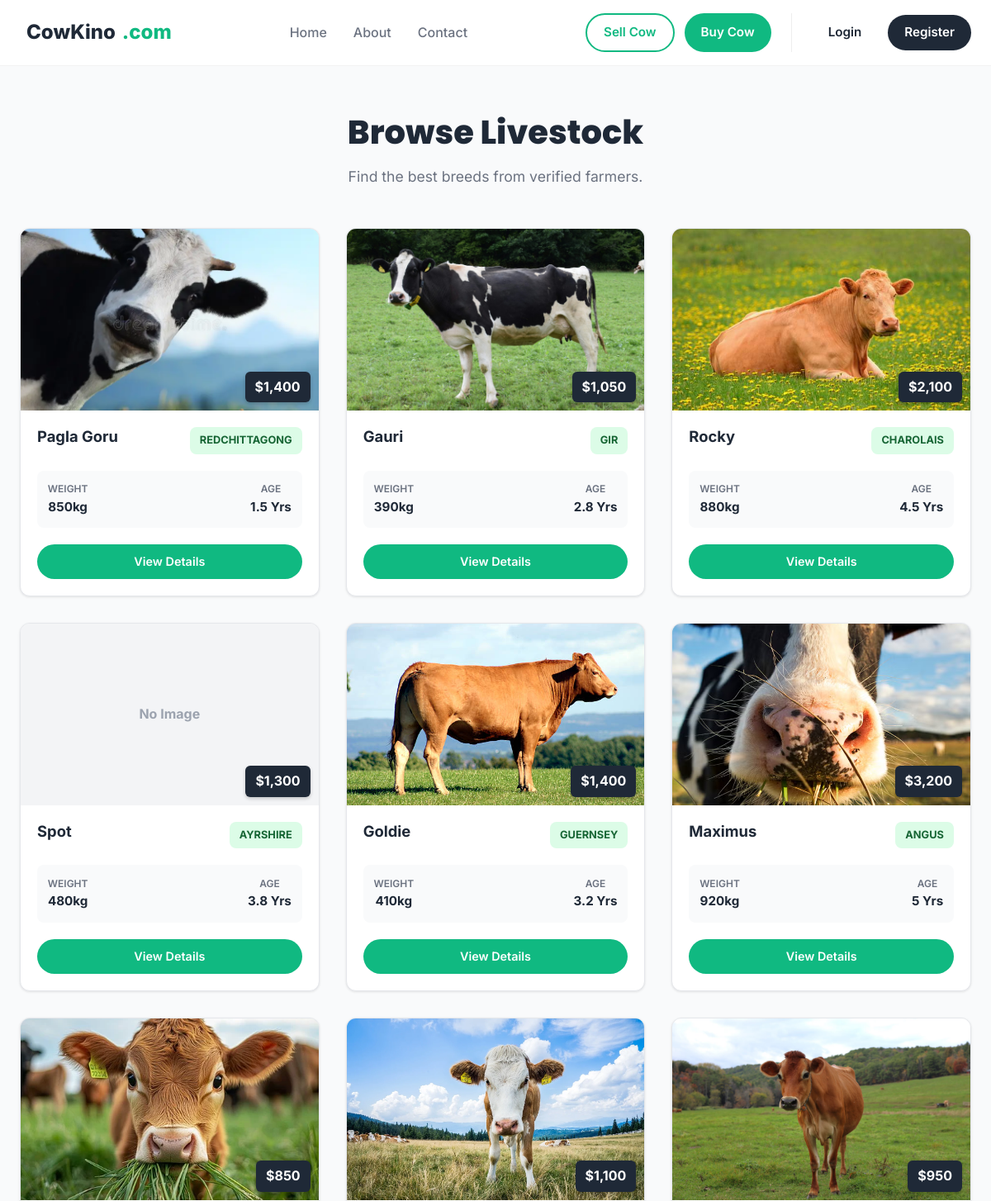
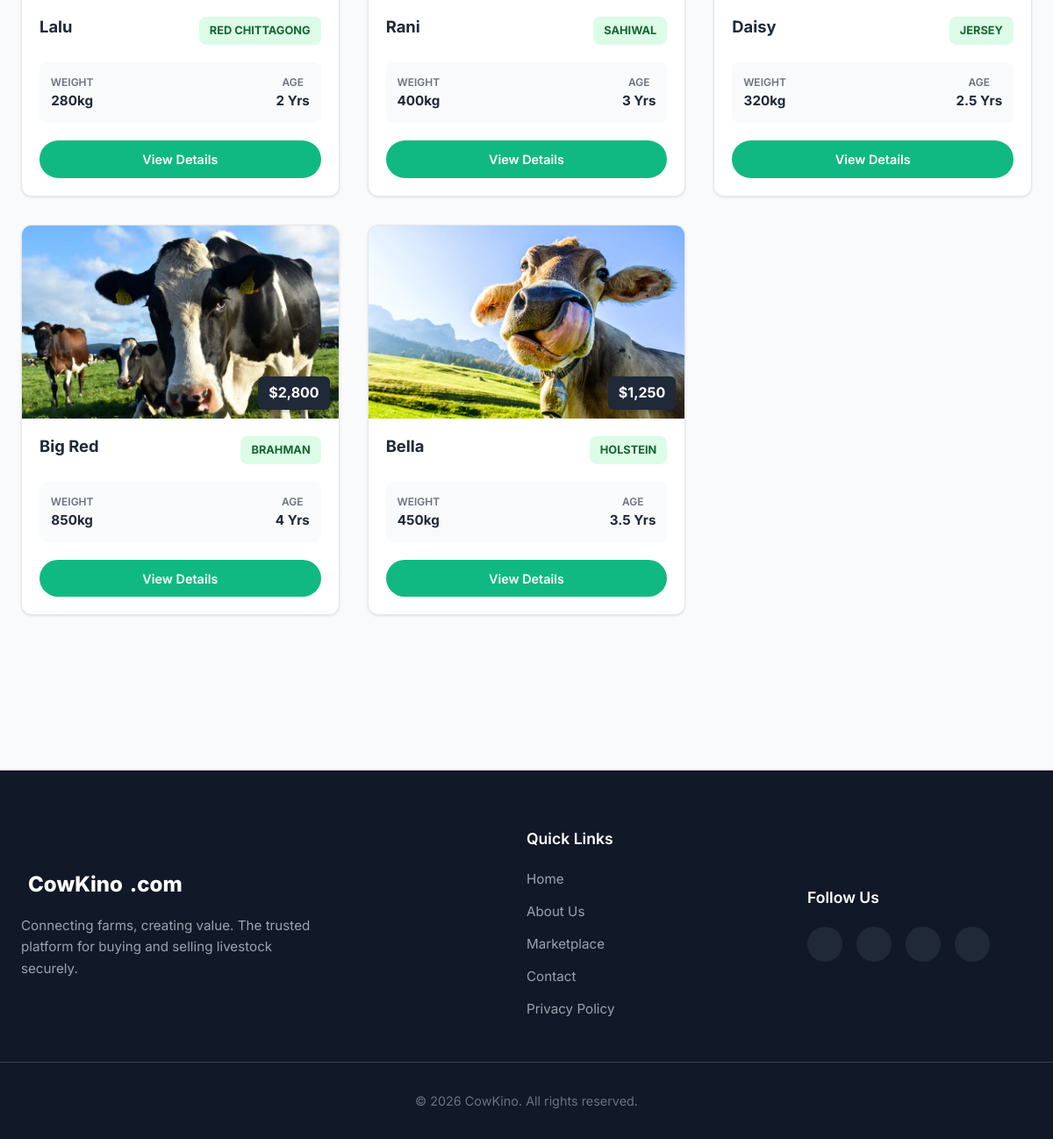
/view/buy.php, run on the app's committed database (2 pictures, top to bottom).
### tables this page shows
CREATE TABLE `cows` (
  `name` varchar(20) NOT NULL,
  `id` int(11) NOT NULL,
  `price` int(20) NOT NULL,
  `breed` varchar(20) NOT NULL,
  `age` float NOT NULL,
  `weight` int(5) NOT NULL,
  `photo_url` varchar(150) NOT NULL,
  `description` varchar(500) NOT NULL
);

### model/cows.php (called while the page is built, shortened)
<?php
require_once __DIR__ . '/DataBase.php';
function GetAllCows()
{
    global $conn;
    $sql = "SELECT * FROM cows ORDER BY id DESC";
    $result = mysqli_query($conn, $sql);
    $cows = [];
    if (mysqli_num_rows($result) > 0) {
        while ($row = mysqli_fetch_assoc($result)) {
            $cows[] = $row;
        }
    }
    return $cows;
}

### view/buy.php (the view, shortened to what this page needs)
<?php
require_once '../model/cows.php';
$allCows = GetAllCows();
?>
<!DOCTYPE html>
<html lang="en">
<head>
    <link rel="stylesheet" href="../Asset/style/style.css" />
</head>
<body>
    <?php include "./header.php"; ?>
    <main class="market-section">
        <div class="container">
            <div class="market-header">
                <h1>Browse Livestock</h1>
                <p>Find the best breeds from verified farmers.</p>
            </div>
            <div class="cow-grid">
                <?php if (count($allCows) > 0): ?>
                    <?php foreach ($allCows as $cow): ?>
                        <article class="cow-card">
                            <div class="card-image">
                                <span class="tag-price">$<?php echo number_format($cow['price']); ?></span>
                                <img src="../upload/<?php echo htmlspecialchars($cow['photo_url']); ?>"
                                    alt="<?php echo htmlspecialchars($cow['name']); ?>"
                                    style="object-fit: cover; background-color: #e5e7eb;"
                                    onerror="this.style.display='none'; this.nextElementSibling.style.display='flex'">
                                <div class="fallback-placeholder" style="display:none; width:100%; height:100%; background:#f3f4f6; align-items:center; justify-content:center; color:#9ca3af; font-weight:bold;">
                                    No Image
                                </div>
                            </div>
                            <div class="card-body">
                                <div class="card-top">
                                    <h3><?php echo htmlspecialchars($cow['name']); ?></h3>
                                    <span class="breed-tag"><?php echo htmlspecialchars($cow['breed']); ?></span>
                                </div>
                                <div class="stats-row">
                                    <div class="stat">
                                        <span class="label">Weight</span>
                                        <span class="value"><?php echo htmlspecialchars($cow['weight']); ?>kg</span>
                                    </div>
                                    <div class="stat">
                                        <span class="label">Age</span>
                                        <span class="value"><?php echo htmlspecialchars($cow['age']); ?> Yrs</span>
                                    </div>
                                </div>
                                <div class="card-footer">
                                    <a class="btn btn-primary btn-sm" style="width:100%" href="cow_details.php?id=<?php echo $cow['id']; ?>">View Details</a>
                                </div>
                            </div>
                        </article>
                    <?php endforeach; ?>
                <?php else: ?>
                    <p style="text-align:center;">No cows found.</p>
                <?php endif; ?>
            </div>
        </div>
    </main>
    <?php include "./footer.php"; ?>
</body>
</html>

### view/header.php (shortened to what this page needs)
<header class="navbar" id="navbar">
    <div class="container nav-container">
        <a href="../index.php" class="logo">
            <i class="ph-fill ph-cow"></i>CowKino<span class="highlight">.com</span>
        </a>
        <nav class="nav-menu" id="navMenu">
            <ul class="nav-links">
                <li><a href="../index.php" class="nav-link">Home</a></li>
                <li><a href="#about" class="nav-link">About</a></li>
                <li><a href="#contact" class="nav-link">Contact</a></li>
            </ul>
        </nav>
        <div class="nav-actions">
            <div class="trade-buttons">
                <a href="./sell.php" class="btn btn-outline">Sell Cow</a>
                <a href="./buy.php" class="btn btn-primary">Buy Cow</a>
            </div>
            <div class="auth-buttons">
                <?php
                if (isset($_SESSION['status']) && $_SESSION['status'] === true):
                ?>
                    <span style="font-weight: 600; color: var(--secondary); margin-right: 10px;">
                        Hi, <?php echo htmlspecialchars($_SESSION['user_name']); ?> !
                    </span>
                    <a href="../controller/logout.php" class="btn btn-outline" style="border-color: #ef4444; color: #ef4444;">
                        Logout
                    </a>
                <?php else: ?>
                    <a href="./login.php" class="btn btn-text">Login</a>
                    <a href="./register.php" class="btn btn-dark">Register</a>
                <?php endif; ?>
            </div>
        </div>
    </div>
</header>

### view/footer.php
<footer class="footer">
    <div class="container footer-content">
        <div class="footer-col brand-col">
            <a href="#" class="footer-logo">
                <i class="ph-fill ph-cow"></i> CowKino<span class="highlight">.com</span>
            </a>
            <p>
                Connecting farms, creating value. The trusted platform for buying and selling livestock securely.
            </p>
        </div>
        <div class="footer-col links-col">
            <h4>Quick Links</h4>
            <div class="footer-nav">
                <a href="#">Home</a>
                <a href="#about">About Us</a>
                <a href="#market">Marketplace</a>
                <a href="#contact">Contact</a>
                <a href="#">Privacy Policy</a>
            </div>
        </div>
        <div class="footer-col social-col">
            <h4>Follow Us</h4>
            <div class="socials">
                <a href="#" aria-label="Facebook"><i class="ph ph-facebook-logo"></i></a>
                <a href="#" aria-label="Twitter"><i class="ph ph-twitter-logo"></i></a>
                <a href="#" aria-label="Instagram"><i class="ph ph-instagram-logo"></i></a>
                <a href="#" aria-label="YouTube"><i class="ph ph-youtube-logo"></i></a>
            </div>
        </div>
    </div>
    <div class="footer-bottom">
        <p>&copy; 2026 CowKino. All rights reserved.</p>
    </div>
</footer>

### data on the page
cows: price "1,400", photo_url (picture), name "Pagla Goru", breed "REDCHITTAGONG", weight "850", age "1.5"
cows: price "1,050", photo_url (picture), name "Gauri", breed "GIR", weight "390", age "2.8"
cows: price "2,100", photo_url (picture), name "Rocky", breed "CHAROLAIS", weight "880", age "4.5"
cows: price "1,300", name "Spot", breed "AYRSHIRE", weight "480", age "3.8", $cow['id'] 10 (drawn)
cows: price "1,400", photo_url (picture), name "Goldie", breed "GUERNSEY", weight "410", age "3.2"
cows: price "3,200", photo_url (picture), name "Maximus", breed "ANGUS", weight "920", age "5"
cows: price "850", photo_url (picture), name "Lalu", breed "RED CHITTAGONG", weight "280", age "2"
cows: price "1,100", photo_url (picture), name "Rani", breed "SAHIWAL", weight "400", age "3"
cows: price "950", photo_url (picture), name "Daisy", breed "JERSEY", weight "320", age "2.5"
cows: price "2,800", photo_url (picture), name "Big Red", breed "BRAHMAN", weight "850", age "4"
cows: price "1,250", photo_url (picture), name "Bella", breed "HOLSTEIN", weight "450", age "3.5"
